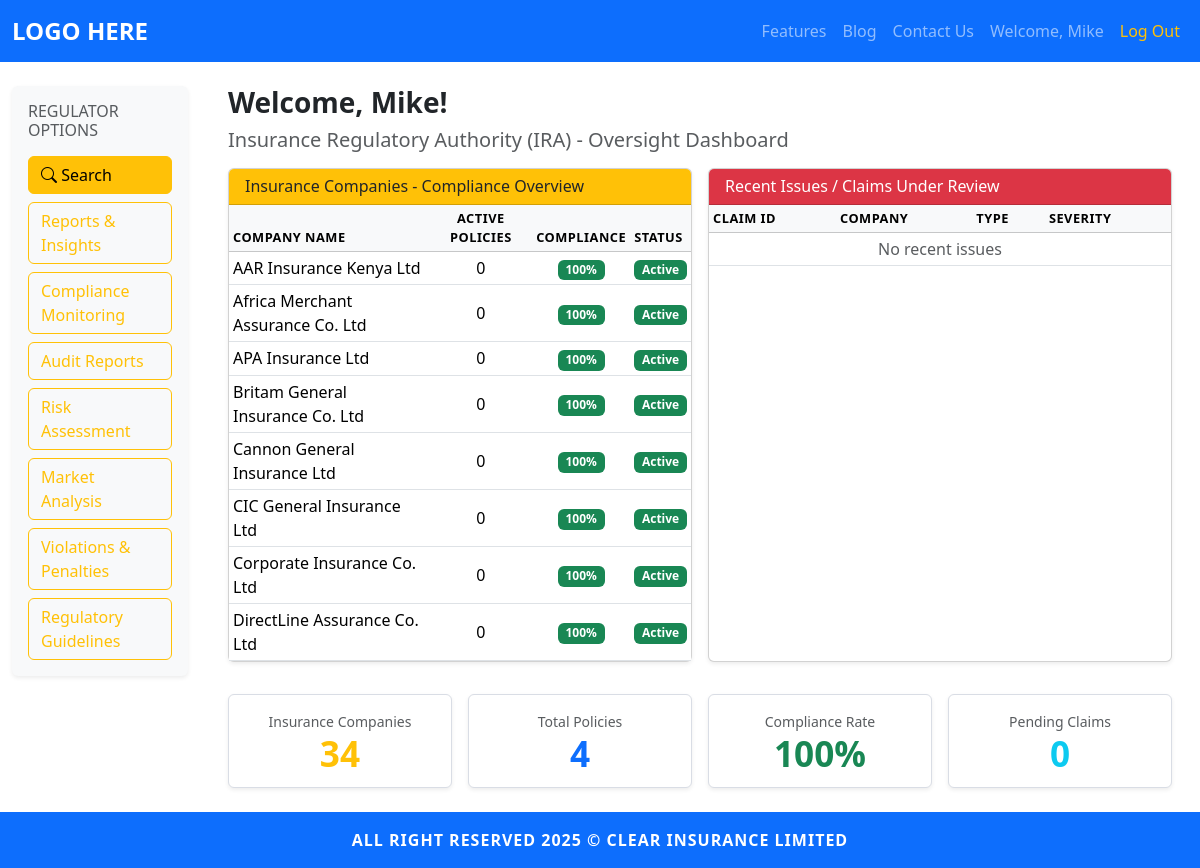
/regulator/dashboard (signed in), run on the app's committed database.
### models.py (models this page shows, shortened)
class Regulator(UserMixin, db.Model):
	id = db.Column(db.Integer, primary_key=True)
	username = db.Column(db.String(150), unique=True, nullable=False)
	email = db.Column(db.String(150), unique=True, nullable=False)
	password = db.Column(db.String(256), nullable=False)
	staff_id = db.Column(db.String(50), unique=True, nullable=True)
	regulatory_body_id = db.Column(db.Integer, db.ForeignKey('regulatory_body.id'), nullable=True)
	is_approved = db.Column(db.Boolean, default=False, nullable=False)
	is_active = db.Column(db.Boolean, default=True, nullable=False)
	approval_date = db.Column(db.DateTime, nullable=True)

class RegulatoryBody(db.Model):
	id = db.Column(db.Integer, primary_key=True)
	name = db.Column(db.String(200), unique=True, nullable=False)
	is_active = db.Column(db.Boolean, default=True, nullable=False)
	regulators = db.relationship('Regulator', backref='regulatory_body', lazy=True)

class InsuranceCompany(db.Model):
	id = db.Column(db.Integer, primary_key=True)
	name = db.Column(db.String(200), unique=True, nullable=False)
	is_active = db.Column(db.Boolean, default=True, nullable=False)
	insurers = db.relationship('Insurer', backref='company', lazy=True)

### app.py (the view, shortened to what this page needs)
@app.route('/regulator/dashboard')
@login_required
@regulator_required
def regulator_dashboard():
	all_companies = InsuranceCompany.query.filter_by(is_active=True).all()
	all_insurers = Insurer.query.filter_by(is_approved=True).all()
	all_policies = Policy.query.all()
	all_claims = Claim.query.all()
	total_companies = len(all_companies)
	total_insurers = len(all_insurers)
	total_policies = len(all_policies)
	active_policies = sum(1 for p in all_policies if p.status == 'Active')
	total_claims = len(all_claims)
	pending_claims = sum(1 for c in all_claims if c.status == 'Pending')
	approved_claims = sum(1 for c in all_claims if c.status == 'Approved')
	compliance_rate = (approved_claims / total_claims * 100) if total_claims > 0 else 100
	company_data = []
	for company in all_companies[:10]:  # Top 10 companies
		comp_policies = Policy.query.filter_by(insurance_company_id=company.id).all()
		comp_active = sum(1 for p in comp_policies if p.status == 'Active')
		comp_claims = Claim.query.join(Policy).filter(Policy.insurance_company_id == company.id).all()
		comp_approved = sum(1 for c in comp_claims if c.status == 'Approved')
		comp_total_claims = len(comp_claims)
		claim_approval = (comp_approved / comp_total_claims * 100) if comp_total_claims > 0 else 100
		compliance_score = min(100, claim_approval)
		company_data.append({
			'name': company.name,
			'active_policies': comp_active,
			'compliance_score': compliance_score,
			'status': 'Active' if company.is_active else 'Inactive'
		})
	company_data.sort(key=lambda x: x['compliance_score'], reverse=True)
	recent_issues = []
	problem_claims = Claim.query.filter(
		Claim.status.in_(['Rejected', 'Under Review'])
	).order_by(Claim.date_submitted.desc()).limit(10).all()
	return render_template('regulator/regulatordashboard.html',
		total_companies=total_companies,
		total_insurers=total_insurers,
		total_policies=total_policies,
		active_policies=active_policies,
		total_claims=total_claims,
		pending_claims=pending_claims,
		compliance_rate=compliance_rate,
		company_data=company_data,
		recent_issues=recent_issues
	)

### app.py (called while the page is built)
@login_manager.user_loader
def load_user(user_id):
	if '_' not in user_id:
		return None
	user_type, user_pk = user_id.split('_', 1)
	model_map = {
		'admin': Admin,
		'customer': Customer,
		'insurer': Insurer,
		'regulator': Regulator
	}
	model = model_map.get(user_type)
	if model:
		return model.query.get(int(user_pk))
	return None

### templates/regulator/regulatordashboard.html (shortened to what this page needs)
{% extends 'base.html' %}
{% block content %}
<div class="container-fluid py-4">
	<div class="row">
		<aside class="col-12 col-md-3 col-lg-2 mb-4 mb-md-0">
			<div class="dashboard-sidebar p-3 bg-light rounded shadow-sm">
				<h6 class="text-uppercase text-muted mb-3">Regulator Options</h6>
				<div class="d-grid gap-2">
					<a class="btn btn-warning sidebar-btn" href="{{ url_for('regulator_search') }}">
						<i class="bi bi-search"></i> Search
					</a>
				<a class="btn btn-outline-warning sidebar-btn" href="{{ url_for('regulator_reports_and_insights') }}">Reports & Insights</a>
				<a class="btn btn-outline-warning sidebar-btn" href="#">Compliance Monitoring</a>
				<a class="btn btn-outline-warning sidebar-btn" href="#">Audit Reports</a>
				<a class="btn btn-outline-warning sidebar-btn" href="#">Risk Assessment</a>
				<a class="btn btn-outline-warning sidebar-btn" href="#">Market Analysis</a>
					<a class="btn btn-outline-warning sidebar-btn" href="#">Violations & Penalties</a>
					<a class="btn btn-outline-warning sidebar-btn" href="#">Regulatory Guidelines</a>
				</div>
			</div>
		</aside>
		<main class="col-12 col-md-9 col-lg-10">
			<div class="px-2 px-md-3">
				<h3 class="fw-bold mb-2">Welcome, {{ current_user.username }}!</h3>
				<h5 class="text-muted mb-3">{{ current_user.regulatory_body.name if current_user.regulatory_body else 'Regulatory Body' }} - Oversight Dashboard</h5>
				<div class="row g-3">
					<div class="col-12 col-lg-6">
						<div class="card shadow-sm h-100">
							<div class="card-header bg-warning text-dark">
								<h6 class="mb-0">Insurance Companies - Compliance Overview</h6>
							</div>
							<div class="card-body p-0">
								<div class="table-responsive">
									<table class="table table-sm table-hover mb-0 align-middle">
										<thead class="table-light">
											<tr>
												<th>Company Name</th>
												<th class="text-center">Active Policies</th>
												<th class="text-center">Compliance</th>
												<th>Status</th>
											</tr>
										</thead>
										<tbody>
											{% for company in company_data[:8] %}
											<tr>
												<td>{{ company.name }}</td>
												<td class="text-center">{{ company.active_policies }}</td>
												<td class="text-center">
													{% if company.compliance_score >= 90 %}
														<span class="badge bg-success">{{ "{:.0f}".format(company.compliance_score) }}%</span>
													{% elif company.compliance_score >= 75 %}
														<span class="badge bg-warning">{{ "{:.0f}".format(company.compliance_score) }}%</span>
													{% else %}
														<span class="badge bg-danger">{{ "{:.0f}".format(company.compliance_score) }}%</span>
													{% endif %}
												</td>
												<td>
													{% if company.status == 'Active' %}
														<span class="badge bg-success">Active</span>
													{% else %}
														<span class="badge bg-secondary">Inactive</span>
													{% endif %}
												</td>
											</tr>
											{% endfor %}
										</tbody>
									</table>
								</div>
							</div>
						</div>
					</div>
					<div class="col-12 col-lg-6">
						<div class="card shadow-sm h-100">
							<div class="card-header bg-danger text-white">
								<h6 class="mb-0">Recent Issues / Claims Under Review</h6>
							</div>
							<div class="card-body p-0">
								<div class="table-responsive">
									<table class="table table-sm table-hover mb-0 align-middle">
										<thead class="table-light">
											<tr>
												<th>Claim ID</th>
												<th>Company</th>
												<th>Type</th>
												<th>Severity</th>
											</tr>
										</thead>
										<tbody>
											{% if not recent_issues %}
											<tr>
												<td colspan="4" class="text-center text-muted">No recent issues</td>
											</tr>
											{% endif %}
										</tbody>
									</table>
								</div>
							</div>
						</div>
					</div>
				</div>
				<div class="row g-3 mt-3">
					<div class="col-6 col-md-3">
						<div class="metric-card text-center shadow-sm p-3 bg-white rounded h-100">
							<p class="text-muted mb-1 small">Insurance Companies</p>
							<p class="metric-value text-warning mb-0">{{ total_companies }}</p>
						</div>
					</div>
					<div class="col-6 col-md-3">
						<div class="metric-card text-center shadow-sm p-3 bg-white rounded h-100">
							<p class="text-muted mb-1 small">Total Policies</p>
							<p class="metric-value text-primary mb-0">{{ total_policies }}</p>
						</div>
					</div>
					<div class="col-6 col-md-3">
						<div class="metric-card text-center shadow-sm p-3 bg-white rounded h-100">
							<p class="text-muted mb-1 small">Compliance Rate</p>
							<p class="metric-value text-success mb-0">{{ "{:.0f}".format(compliance_rate) }}%</p>
						</div>
					</div>
					<div class="col-6 col-md-3">
						<div class="metric-card text-center shadow-sm p-3 bg-white rounded h-100">
							<p class="text-muted mb-1 small">Pending Claims</p>
							<p class="metric-value text-info mb-0">{{ pending_claims }}</p>
						</div>
					</div>
				</div>
			</div>
		</main>
	</div>
</div>
{% endblock %}

### templates/base.html (shortened to what this page needs)
<!DOCTYPE html>
<html lang="en">
<head>
	<link href="https://cdn.jsdelivr.net/npm/bootstrap@5.3.2/dist/css/bootstrap.min.css" rel="stylesheet">
	<link rel="stylesheet" href="https://cdn.jsdelivr.net/npm/bootstrap-icons@1.10.0/font/bootstrap-icons.css">
	<link rel="stylesheet" href="{{ url_for('static', filename='css/style.css') }}">
</head>
<body class="d-flex flex-column min-vh-100">
	<nav class="navbar navbar-expand-lg navbar-dark bg-primary sticky-top">
		<div class="container-fluid">
			<a class="navbar-brand fw-bold" href="/">LOGO HERE</a>
			<div class="collapse navbar-collapse" id="navbarNav">
			<ul class="navbar-nav ms-auto mb-2 mb-lg-0 align-items-lg-center">
				<li class="nav-item"><a class="nav-link" href="/features">Features</a></li>
				<li class="nav-item"><a class="nav-link" href="/blog">Blog</a></li>
				<li class="nav-item"><a class="nav-link" href="/contact">Contact Us</a></li>
				{% if current_user is defined and current_user.is_authenticated %}
					<li class="nav-item"><a class="nav-link" href="{{ url_for('dashboard') }}">Welcome, {{ current_user.username }}</a></li>
					<li class="nav-item"><a class="nav-link text-warning" href="/logout">Log Out</a></li>
				{% else %}
					<li class="nav-item"><a class="nav-link" href="/auth/login">Log In</a></li>
					<li class="nav-item"><a class="nav-link" href="/auth/signup">Sign Up</a></li>
				{% endif %}
			</ul>
			</div>
		</div>
	</nav>
		{% block content %}{% endblock %}
	<footer class="footer mt-auto py-3 bg-primary text-white text-center sticky-bottom">
		<div class="container">
			<span>ALL RIGHT RESERVED 2025 &copy; CLEAR INSURANCE LIMITED</span>
		</div>
	</footer>
</body>
</html>

### static/css/style.css (style rules this page uses)
.footer { font-weight: bold; letter-spacing: 1px; }
.navbar-brand { font-size: 1.5rem; font-weight: bold; }
.sticky-bottom { position: sticky; bottom: 0; width: 100%; z-index: 1030; }
.dashboard-sidebar .sidebar-btn { text-align: left; font-weight: 500; }
.metric-card { background: #f2f4fa; border: 1px solid #d9dde5; }
.metric-value { font-size: 2.2rem; font-weight: 700; line-height: 1; }
.table thead th { font-size: 0.8rem; text-transform: uppercase; letter-spacing: .5px; }

### data on the page
Regulator: username "Mike"
RegulatoryBody: regulatory_body "Insurance Regulatory Authority (IRA)"
InsuranceCompany: name "AAR Insurance Kenya Ltd", active_policies "0", compliance_score "100"
InsuranceCompany: name "Africa Merchant Assurance Co. Ltd", active_policies "0", compliance_score "100"
InsuranceCompany: name "APA Insurance Ltd", active_policies "0", compliance_score "100"
InsuranceCompany: name "Britam General Insurance Co. Ltd", active_policies "0", compliance_score "100"
InsuranceCompany: name "Cannon General Insurance Ltd", active_policies "0", compliance_score "100"
InsuranceCompany: name "CIC General Insurance Ltd", active_policies "0", compliance_score "100"
InsuranceCompany: name "Corporate Insurance Co. Ltd", active_policies "0", compliance_score "100"
InsuranceCompany: name "DirectLine Assurance Co. Ltd", active_policies "0", compliance_score "100"

### other printed values
{{ total_companies }} "34"
{{ total_policies }} "4"
{{ "{:.0f}".format(compliance_rate) }} "100"
{{ pending_claims }} "0"
